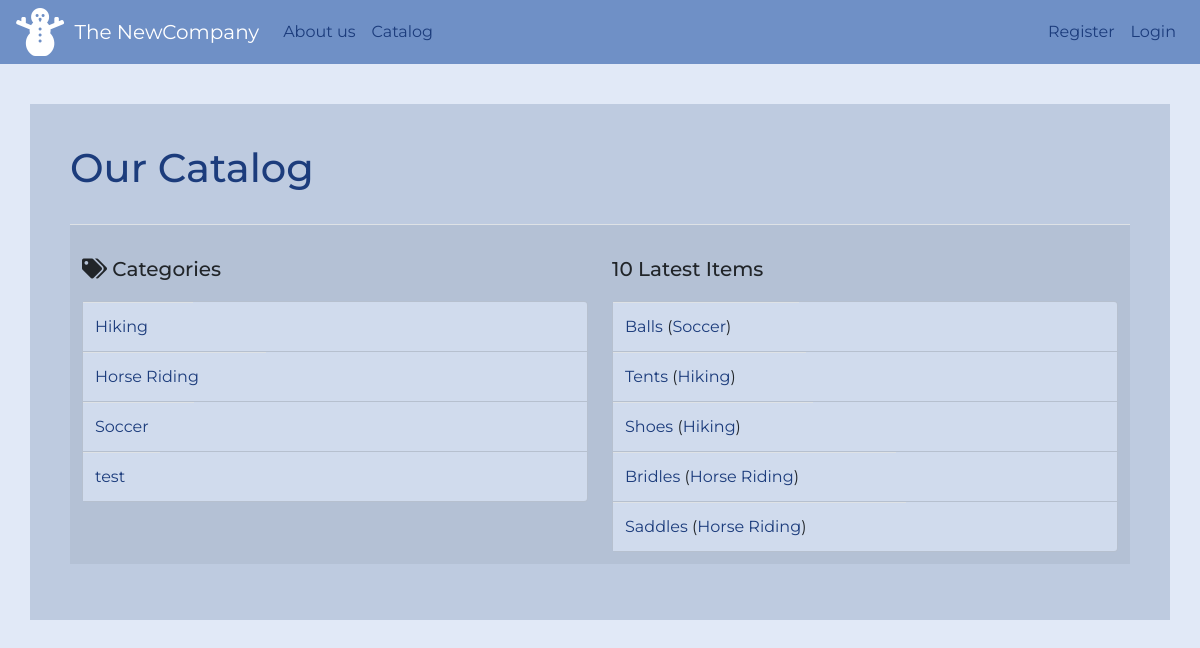
/catalog, run on the app's committed database.
### database_setup.py (models this page shows, shortened)
class Categories(Base):
    __tablename__ = 'categories'
    id = Column(Integer, autoincrement=True, primary_key=True)
    name = Column(String(100), nullable=False, unique=True)
    items = relationship(Items, cascade="all, delete")
    user_id = Column(Integer, ForeignKey('users.id'), nullable=False)

class Items(Base):
    __tablename__ = 'items'
    id = Column(Integer, autoincrement=True, primary_key=True)
    name = Column(String(250), nullable=False)
    detail = Column(String(500))
    category = Column(Integer, ForeignKey('categories.id'))
    creation_time = Column(DateTime, default=datetime.datetime.now)
    modification_time = Column(DateTime, onupdate=datetime.datetime.now)
    user_id = Column(Integer, ForeignKey('users.id'), nullable=False)

### app.py (the view)
@app.route("/catalog")
def catalog():
    username = session.get('username')
    catalog = db.session.query(Categories).order_by(Categories.name)
    latestitems = db.session.query(Items) \
        .order_by(Items.creation_time.desc()).limit(10)
    user_id = db.session.query(Users.id) \
        .filter(Users.username == username).scalar()
    return render_template('catalog.html', catalog=catalog,
                           latestitems=latestitems, user_id=user_id)

### templates/catalog.html (shortened to what this page needs)
{% extends 'layout.html' %}
{% block body %}
    <h1>Our Catalog</h1><br />
    <table class="table table-striped">
      <tr>
        <td class="table-catalog">
            <h5 class="h5-catalog"><i class="fas fa-tags"></i>&nbsp;Categories</h5>
            <ul class="list-group">
            {% for cat in catalog %}
                <li class="list-group-item catalog-list">
                    <table class="table-responsive">
                        <tr>
                            <td class="td1-catalog"><a class="a-cat-catalog" href="{{cat.name}}">{{ cat.name }}</a></td>
                        </tr>
                    </table>
                </li>
            {% endfor %}
            </ul>
        </td>
        <td class="table-catalog">
            <h5 class="h5-catalog">10 Latest Items</h5>
            <ul class="list-group">
            {% for item in latestitems %}
                <li class="list-group-item catalog-list">
                    <table class="table-responsive">
                        <tr>
                            <td class="td1-catalog"><a class="a-cat-catalog" href="{{item.category}}/{{item.name}}">{{ item.name }}</a>
                            (<a class="a-cat-catalog" href="{{item.category}}">{{ item.category }}</a>)</td>
                        </tr>
                    </table>
                </li>
            {% endfor %}
            </ul>
        </td>
      </tr>
    </table>
{% endblock body %}

### templates/layout.html (shortened to what this page needs)
<!doctype html>
<html lang="de">
    <head>
        <link rel="stylesheet" href="https://stackpath.bootstrapcdn.com/bootstrap/4.2.1/css/bootstrap.min.css">
        <link rel="stylesheet" href="https://use.fontawesome.com/releases/v5.6.3/css/all.css">
        <link rel= "stylesheet" type= "text/css" href= "{{ url_for('static',filename='styles/app.css') }}">
    </head>
    <body>
        {% include 'includes/_navbar.html' %}
        <div class="container my-container">
        {% block body %}
        {% endblock body %}
        </div>
    </body>
</html>

### templates/includes/_navbar.html (shortened to what this page needs)
<nav class="navbar navbar-expand-lg my-nav">
  <i class="fas fa-snowman snowman"></i>
  <a class="navbar-brand" href="/">&nbsp; The NewCompany</a>
  <div class="collapse navbar-collapse" id="navbarNavAltMarkup">
    <div class="navbar-nav">
      <a class="nav-item nav-link" href="/about">About us</a>
      <a class="nav-item nav-link" href="/catalog">Catalog</a>
    </div>
    <div class="navbar-nav ml-auto">
      {% if session.logged_in  %}
        <a class="nav-item nav-link" href="/logout">Logout</a>
      {% else %}
        <a class="nav-item nav-link" href="/register">Register</a>
        <a class="nav-item nav-link" href="/login">Login</a>
      {% endif %}
    </div>
  </div>
</nav>

### static/styles/app.css (style rules this page uses)
body { background-color: #e1e9f7; color: #1c3c7c; font-family: 'Montserrat', sans-serif; }
.snowman { color: #fff; font-size: 3em; }
.my-container { background-color: #becbe0; padding: 40px; margin-top: 40px; }
.h5-catalog { margin: 20px 0; }
.my-nav { background-color: #6f90c6; color: #fff; }
.navbar-brand { color: #fff; }
.nav-item { color: #1c3c7c; padding: 0; }
.table-catalog { width: 50%; }
.td1-catalog { width: 70%; background-color: #d0dbed; margin: 0; padding: 0; border-style: none; }
.list-group-item { padding: 0; }
.catalog-list { background-color: #d0dbed; }
.list-group-item, .list-group-item:hover { z-index: auto; }
.a-cat-catalog { color: #1c3c7c; }

### data on the page
Categories: name "Hiking"
Categories: name "Horse Riding"
Categories: name "Soccer"
Categories: name "test"
Items: name "Balls", category "Soccer"
Items: name "Tents", category "Hiking"
Items: name "Shoes", category "Hiking"
Items: name "Bridles", category "Horse Riding"
Items: name "Saddles", category "Horse Riding"
